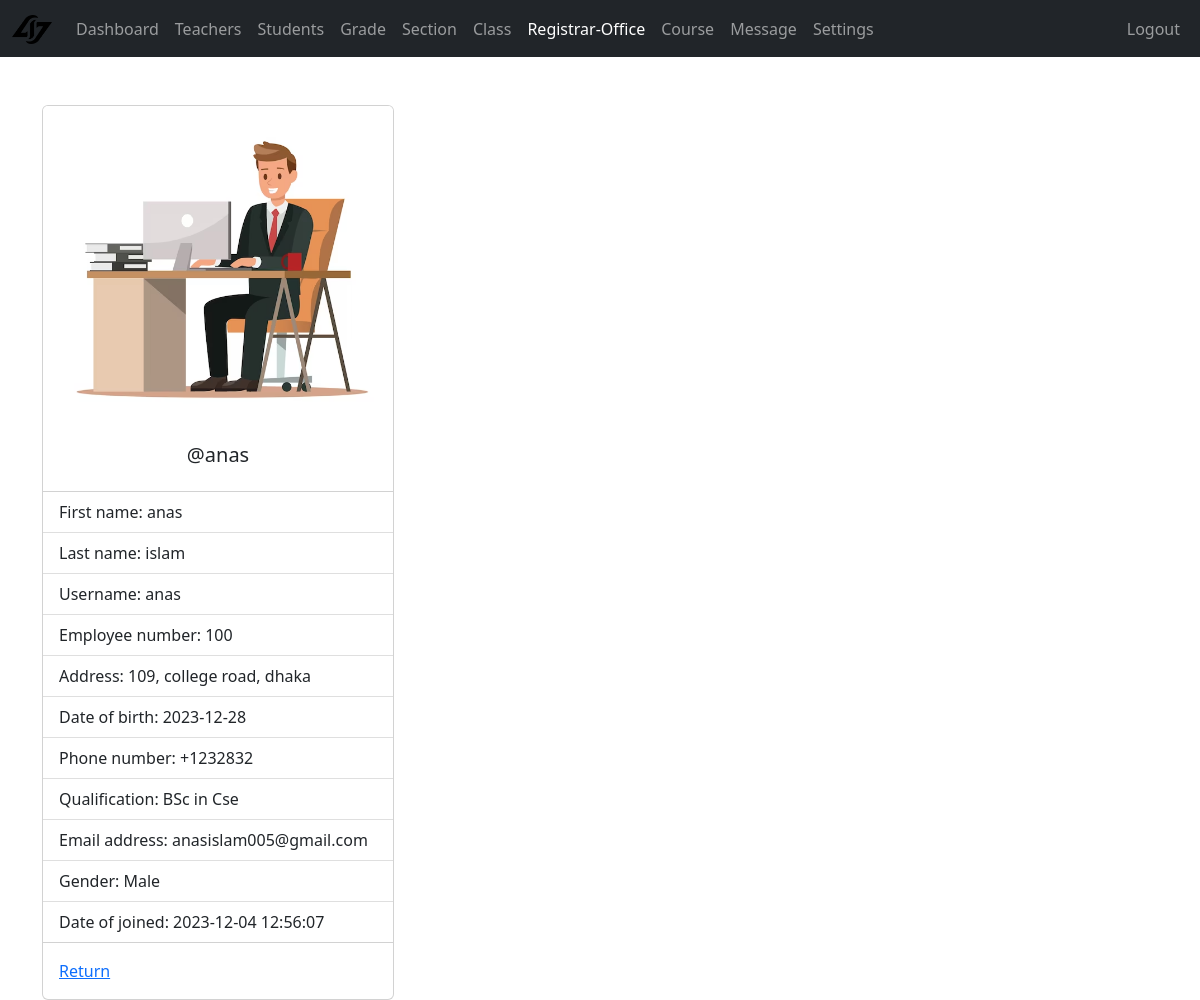
The app's page /admin/register_office-view.php?r_user_id=4 (signed in) with its own data.
### tables this page shows
CREATE TABLE IF NOT EXISTS `registrar_office` (
  `r_user_id` int NOT NULL AUTO_INCREMENT,
  `username` varchar(127) NOT NULL,
  `password` varchar(255) NOT NULL,
  `fname` varchar(31) NOT NULL,
  `lname` varchar(31) NOT NULL,
  `address` varchar(31) NOT NULL,
  `employee_number` int NOT NULL,
  `date_of_birth` date NOT NULL,
  `phone_number` varchar(31) NOT NULL,
  `qualification` varchar(31) NOT NULL,
  `gender` varchar(7) NOT NULL,
  `email_address` varchar(255) NOT NULL,
  `date_of_joined` datetime NOT NULL DEFAULT CURRENT_TIMESTAMP,
  PRIMARY KEY (`r_user_id`)
);

### admin/data/register_office.php (called while the page is built, shortened)
<?php
function getR_usersById($r_user_id, $conn){
   $sql = "SELECT * FROM registrar_office
           WHERE r_user_id=?";
   $stmt = $conn->prepare($sql);
   $stmt->execute([$r_user_id]);
   if ($stmt->rowCount() == 1) {
     $teacher = $stmt->fetch();
     return $teacher;
   }else {
    return 0;
   }
}

### admin/register_office-view.php (the view, shortened to what this page needs)
<?php
if (isset($_SESSION['admin_id']) &&
    isset($_SESSION['role'])) {
    if ($_SESSION['role'] == 'Admin') {
       include "../db_connect.php";
       include "data/register_office.php";
       if(isset($_GET['r_user_id'])){
       $r_user_id = $_GET['r_user_id'];
       $r_user = getR_usersById($r_user_id,$conn);
 ?>
<!DOCTYPE html>
<html lang="en">
<head>
	<link rel="stylesheet" href="https://cdn.jsdelivr.net/npm/bootstrap@5.2.0/dist/css/bootstrap.min.css">
	<link rel="stylesheet" href="../css/style.css">
  <link rel="stylesheet" href="https://cdnjs.cloudflare.com/ajax/libs/font-awesome/4.7.0/css/font-awesome.min.css">
</head>
<body>
    <?php
        include "inc/navbar.php";
        if ($r_user != 0) {
     ?>
     <div class="container mt-5">
         <div class="card" style="width: 22rem;">
          <img src="../img/registrar-<?=$r_user['gender']?>.png" class="card-img-top" alt="...">
          <div class="card-body">
            <h5 class="card-title text-center">@<?=$r_user['username']?></h5>
          </div>
          <ul class="list-group list-group-flush">
            <li class="list-group-item">First name: <?=$r_user['fname']?></li>
            <li class="list-group-item">Last name: <?=$r_user['lname']?></li>
            <li class="list-group-item">Username: <?=$r_user['username']?></li>
            <li class="list-group-item">Employee number: <?=$r_user['employee_number']?></li>
            <li class="list-group-item">Address: <?=$r_user['address']?></li>
            <li class="list-group-item">Date of birth: <?=$r_user['date_of_birth']?></li>
            <li class="list-group-item">Phone number: <?=$r_user['phone_number']?></li>
            <li class="list-group-item">Qualification: <?=$r_user['qualification']?></li>
            <li class="list-group-item">Email address: <?=$r_user['email_address']?></li>
            <li class="list-group-item">Gender: <?=$r_user['gender']?></li>
            <li class="list-group-item">Date of joined: <?=$r_user['date_of_joined']?></li>
          </ul>
          <div class="card-body">
            <a href="register_office.php" class="card-link">Return</a>
          </div>
        </div>
     </div>
     <?php
        }else {
          header("Location: registrar-office.php");
          exit;
        }
     ?>
</body>
</html>
<?php
    }else {
        header("Location: registrar-office.php");
        exit;
    }
  }else {
    header("Location: ../login.php");
    exit;
  }
}else {
	header("Location: ../login.php");
	exit;
}
?>

### records on screen
registrar_office: gender (picture), username "anas", fname "anas", lname "islam", employee_number "100", address "109, college road, dhaka", date_of_birth "2023-12-28", phone_number "+1232832", qualification "BSc in Cse", email_address "anasislam005@gmail.com", gender "Male", date_of_joined "2023-12-04 12:56:07"
